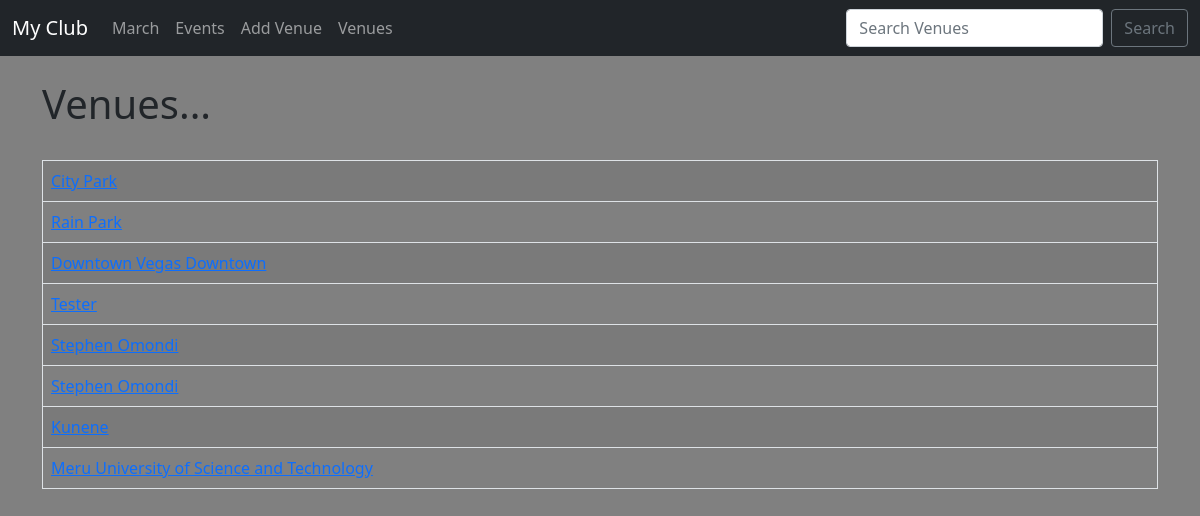
Screenshot of /list_venues with the database file from the repository.
### events/models.py (models this page shows)
class Venue(models.Model):
    name = models.CharField('Venue Name',max_length=120)
    address = models.CharField(max_length=300)
    zip_code = models.CharField('Zip Code',max_length=15)
    phone = models.CharField('Contact Phone',max_length=25,blank=True)
    web = models.URLField('Website Address',blank=True)
    email_address = models.EmailField('Email Address',blank=True)
    def __str__(self):
        return self.name

### events/views.py (the view)
# urls.py: path('list_venues',views.list_venues,name='list-venues'),
def list_venues(request):
	venue_list = Venue.objects.all()
	return render(request,'events/venues.html',{
		'venue_list':venue_list,
	})

### events/templates/events/venues.html
{% extends 'events/base.html' %}
{% block content %}
            <h1>Venues...</h1>
            <br/>
            <table class="table table-striped table-hover table-bordered">
            {% for venue in venue_list %}
                <tr>
               <td><a href="{% url 'show-venue' venue.id %}"> {{ venue }}</a>
                </td>
                </tr>
            {% endfor %}
            </table>
{% endblock %}

### rows the page displays
Venue: name "City Park"
Venue: name "Rain Park"
Venue: name "Downtown Vegas Downtown"
Venue: name "Tester"
Venue: name "Stephen Omondi"
Venue: name "Stephen Omondi"
Venue: name "Kunene"
Venue: name "Meru University of Science and Technology"
